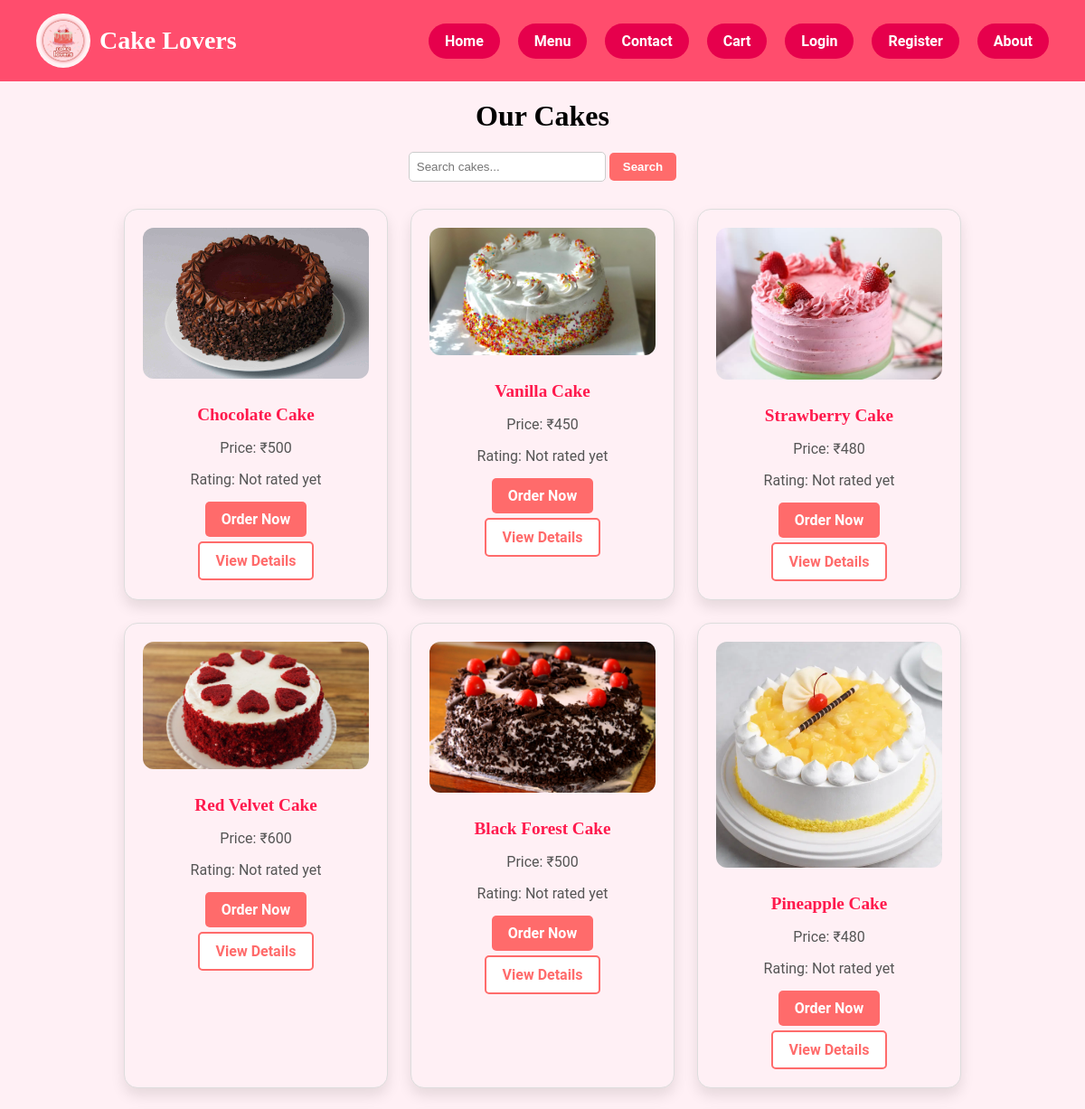
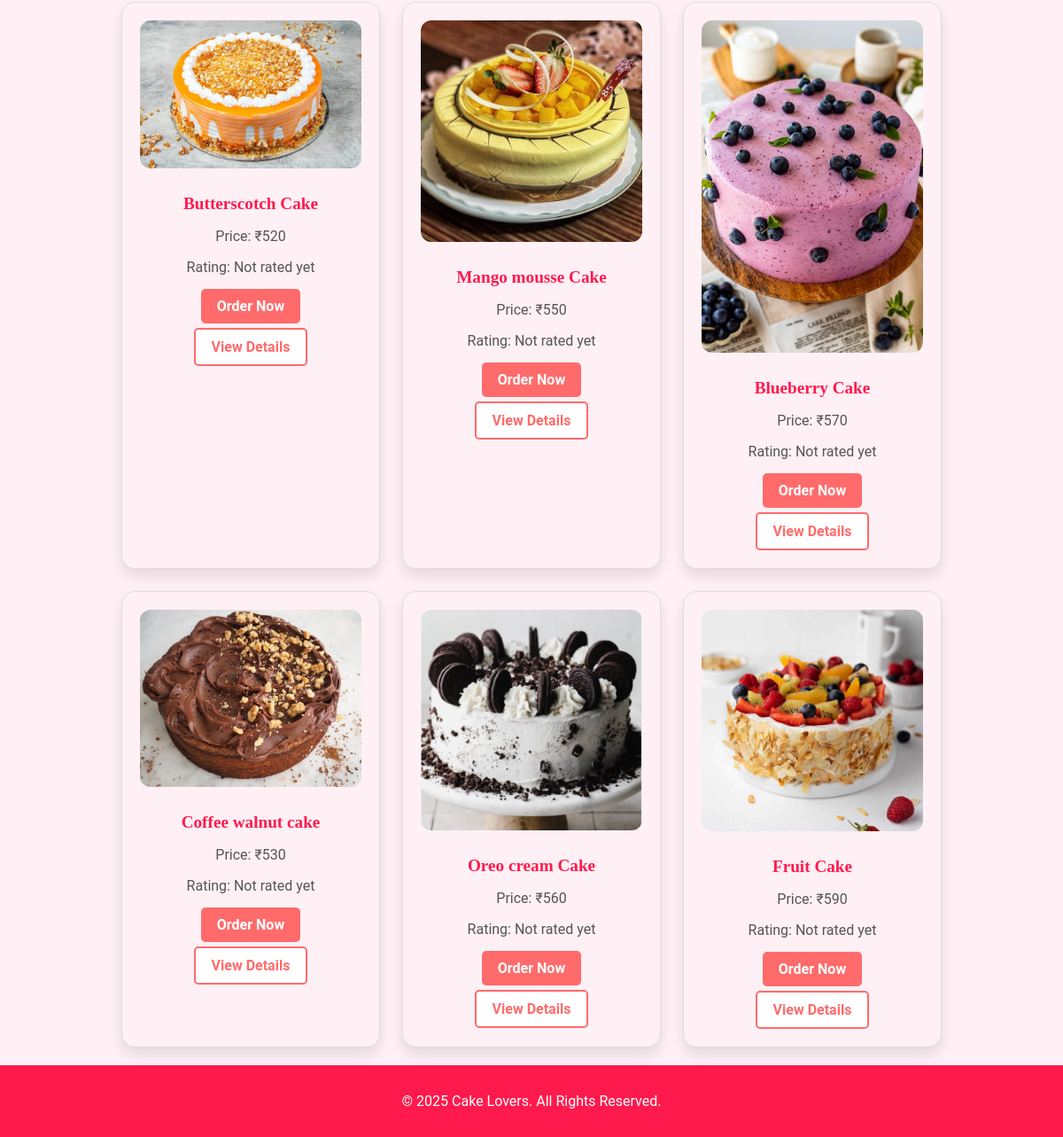
Screenshot of /cakes.php with the database file from the repository (2 pictures, top to bottom).
### tables this page shows
CREATE TABLE `cakes` (
  `id` int(10) UNSIGNED NOT NULL,
  `name` varchar(255) NOT NULL,
  `image` varchar(255) DEFAULT NULL,
  `description` text DEFAULT NULL,
  `price` float NOT NULL,
  `rating` float DEFAULT 0,
  `rating_count` int(11) DEFAULT 0,
  `size` varchar(50) DEFAULT '1 kg',
  `stock` int(10) UNSIGNED NOT NULL DEFAULT 10
);

### cakes.php (the view, shortened to what this page needs)
<?php
include "includes/db_connect.php";
$search = '';
if(isset($_GET['search'])){
    $search = trim($_GET['search']);
    $stmt = $conn->prepare("SELECT * FROM cakes WHERE name LIKE :search");
    $stmt->execute([':search' => "%$search%"]);
} else {
    $stmt = $conn->prepare("SELECT * FROM cakes");
    $stmt->execute();
}
$cakes = $stmt->fetchAll(PDO::FETCH_ASSOC);
$user_id = $_SESSION['user_id'] ?? 0;
?>
<!DOCTYPE html>
<html lang="en">
<head>
<link rel="stylesheet" href="assets/css/cakes.css">
</head>
<body>
<?php include "includes/header.php"; ?>
<h1 style="text-align:center; margin-top:20px;">Our Cakes</h1>
<div class="search-container" style="text-align:center; margin:20px;">
    <form method="GET" action="cakes.php">
        <input type="text" name="search" placeholder="Search cakes..." value="<?php echo htmlspecialchars($search); ?>" required>
        <button type="submit">Search</button>
    </form>
</div>
<div class="cakes-container">
<?php
if($cakes){
    foreach($cakes as $cake){
        echo '<div class="cake-item">';
        echo '<img src="images/' . htmlspecialchars($cake['image']) . '" alt="' . htmlspecialchars($cake['name']) . '">';
        echo '<h3>' . htmlspecialchars($cake['name']) . '</h3>';
        echo '<p>Price: ₹' . htmlspecialchars($cake['price']) . '</p>';
        $rating_text = ($cake['rating_count'] > 0) ? round($cake['rating'],1) . " ⭐" : "Not rated yet";
        echo '<p>Rating: ' . $rating_text . '</p>';
        $order_href = $user_id ? "cake_detail.php?id={$cake['id']}" : "login.php";
        echo '<a href="' . $order_href . '" class="btn-order">Order Now</a> ';
        echo '<a href="cake_detail.php?id=' . $cake['id'] . '" class="btn-detail">View Details</a>';
        echo '</div>';
    }
} else {
    echo "<p style='text-align:center;'>No cakes found.</p>";
}
?>
</div>
<?php include "includes/footer.php"; ?>
</body>
</html>

### assets/css/cakes.css (style rules this page uses)
.cakes-container { display: grid; grid-template-columns: repeat(auto-fit, minmax(250px, 1fr)); gap: 20px; margin: 20px; }
.cake-item { border: 1px solid #ddd; border-radius: 10px; padding: 15px; text-align: center; background-color: #fff; box-shadow: 0 2px 6px rgba(0,0,0,0.1); transition: transform 0.3s, box-shadow 0.3s; }
.cake-item img { width: 100%; height: auto; border-radius: 10px; margin-bottom: 10px; }
.cake-item h3 { margin: 10px 0 5px 0; font-size: 1.2rem; }
.cake-item p { color: #555; margin-bottom: 10px; }
.cake-item a.btn-order, .cake-item a.btn-detail { display: inline-block; padding: 10px 18px; border-radius: 5px; text-decoration: none; font-weight: bold; margin: 5px 5px 0 5px; transition: all 0.3s ease; }
.cake-item a.btn-order { background-color: #ff6b6b; color: #fff; border: none; }
.cake-item a.btn-detail { background-color: #fff; color: #ff6b6b; border: 2px solid #ff6b6b; }
.search-container input[type="text"] { padding: 8px; width: 200px; border-radius: 5px; border: 1px solid #ccc; }
.search-container button { padding: 8px 15px; border-radius: 5px; border: none; background-color: #ff6b6b; color: #fff; font-weight: bold; cursor: pointer; transition: 0.3s; }

### assets/css/style.css (style rules this page uses)
body { font-family: 'Roboto', sans-serif; margin: 0; padding: 0; background: #fff0f5; }
h1, h2, h3 { font-family: 'Pacifico', cursive; }
a { text-decoration: none; }
button, .btn-primary, .btn-secondary { border: none; border-radius: 6px; cursor: pointer; font-weight: 500; }
.cakes-container { display: flex; justify-content: center; flex-wrap: wrap; gap: 25px; margin-top: 30px; }
.cake-item { background: #fff0f5; padding: 20px; border-radius: 15px; width: 250px; box-shadow: 0 8px 15px rgba(0,0,0,0.1); transition: transform 0.3s ease; }
.cake-item img { width: 100%; border-radius: 12px; }
.cake-item h3 { color: #ff1a4d; margin: 15px 0 10px; }

### rows the page displays
cakes: image (picture), name "Chocolate Cake", price "500", rating_count "Not rated yet"
cakes: shows a picture, name "Vanilla Cake", price "450", rating_count "Not rated yet"
cakes: image (picture), name "Strawberry Cake", price "480", rating_count "Not rated yet"
cakes: image (picture), name "Red Velvet Cake", price "600", rating_count "Not rated yet"
cakes: image (picture), name "Black Forest Cake", price "500", rating_count "Not rated yet"
cakes: image (picture), name "Pineapple Cake", price "480", rating_count "Not rated yet"
cakes: image (picture), name "Butterscotch Cake", price "520", rating_count "Not rated yet"
cakes: image (picture), name "Mango mousse Cake", price "550", rating_count "Not rated yet"
cakes: image (picture), name "Blueberry Cake", price "570", rating_count "Not rated yet"
cakes: image (picture), name "Coffee walnut cake", price "530", rating_count "Not rated yet"
cakes: image (picture), name "Oreo cream Cake", price "560", rating_count "Not rated yet"
cakes: image (picture), name "Fruit Cake", price "590", rating_count "Not rated yet"
